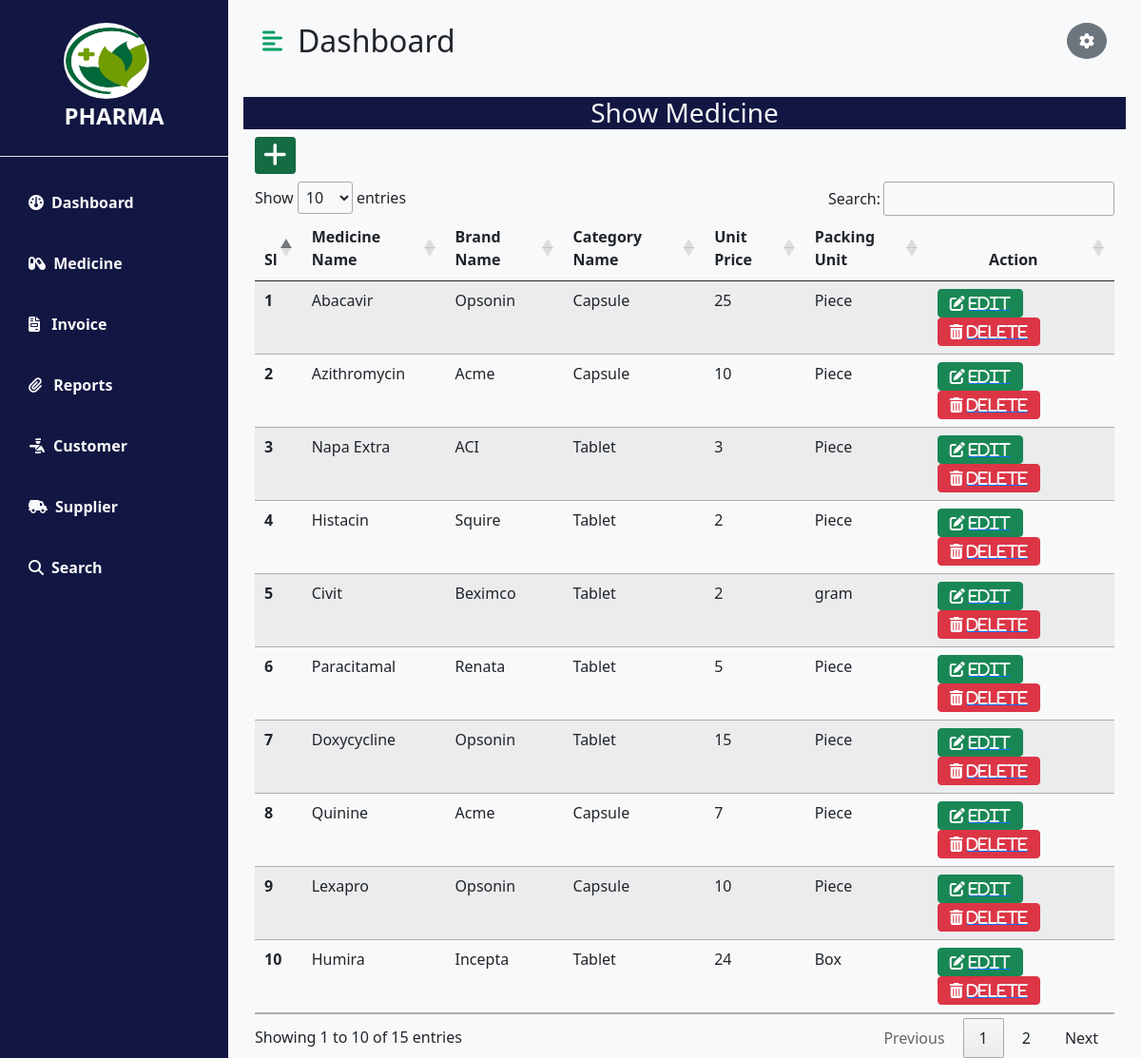
Screenshot of /manage_medicine.php with the database file from the repository.
### tables this page shows
CREATE TABLE `medicine` (
  `medicine_id` int(11) NOT NULL,
  `brand_id` int(100) NOT NULL,
  `category_id` int(100) NOT NULL,
  `medicine_name` varchar(100) NOT NULL,
  `unit_price` int(11) NOT NULL,
  `packing_unit` varchar(100) NOT NULL
);

CREATE TABLE `brand` (
  `brand_id` int(11) NOT NULL,
  `brand_name` varchar(100) NOT NULL
);

CREATE TABLE `medicine_category` (
  `category_id` int(11) NOT NULL,
  `category_name` varchar(200) NOT NULL
);

### manage_medicine.php (the view, shortened to what this page needs)
<?php
require_once 'conn.php';
?>
<!DOCTYPE html>
<html lang="en">
<head>
    <link href="https://cdn.jsdelivr.net/npm/bootstrap@5.0.0-beta3/dist/css/bootstrap.min.css" rel="stylesheet" />
    <link rel="stylesheet" href="https://cdnjs.cloudflare.com/ajax/libs/font-awesome/5.15.3/css/all.min.css" />
    <link rel="stylesheet" href="css/styles.css" />
<link href="//cdn.datatables.net/1.12.1/css/jquery.dataTables.min.css" rel="stylesheet" type="text/css" />
</head>
<body>
    <div class="d-flex" id="wrapper">
        <div style="background-color:#121642" id="sidebar-wrapper">
            <div class="sidebar-heading text-center py-4 primary-text fs-4 fw-bold text-uppercase border-bottom">
             <a class="navbar-brand" href="#">
                <img src="image/pharma_logo.jpg" alt=" " class="rounded-circle ms-end" width="90" height="80">
             </a>
                <span class="ms-end text-light">Pharma</span></div>
            <div class="list-group list-group-flush my-3">
                <a href="dashboard.php" class="list-group-item list-group-item-action bg-transparent text-light active"><i
                        class="fa-solid fa-gauge me-2 text-light"></i>Dashboard</a>
                <div>
                    <a
                        href="#medicineSubMenu"
                        class="list-group-item list-group-item-action bg-transparent text-light fw-bold"
                        data-bs-toggle="collapse">
                        <i class="fa-solid fa-capsules me-1 text-light"></i> Medicine
                    </a>
                </div>
                <div class="menu-item-wrap">
                    <a href="#invoiceSubMenu" class="list-group-item list-group-item-action bg-transparent text-light fw-bold" data-bs-toggle="collapse">
                        <i class="fa-solid fa-file-invoice me-2 text-light"></i> Invoice
                    </a>
                </div>
                <div class="menu-item-wrap">
                    <a href="#reportSubMenu" class="list-group-item list-group-item-action bg-transparent text-light fw-bold" data-bs-toggle="collapse">
                        <i class="fas fa-paperclip me-2 text-light"></i> Reports
                    </a>
                </div>
                <div>
                    <a href="#customerSubmenu" class="list-group-item list-group-item-action bg-transparent text-light fw-bold" data-bs-toggle="collapse">
                        <i class="fa-solid fa-person-military-pointing me-2 text-light"></i>Customer
                    </a>
                </div>
                <div>
                     <a href="#SuplierSubmenu" class="list-group-item list-group-item-action bg-transparent text-light fw-bold" data-bs-toggle="collapse"><i
                        class="fa-solid fa-truck-field me-2 text-light"></i>Supplier</a>
                </div>
                <a href="#" class="list-group-item list-group-item-action bg-transparent text-light fw-bold"><i
                        class="fa-solid fa-magnifying-glass me-2 text-light"></i>Search</a>
            </div>
        </div>
        <div class="container bg-light">
                <div class="row">
                <div id="page-content-wrapper">
        <nav class="navbar navbar-expand-lg navbar-light bg-transparent py-4 px-4">
                <div class="d-flex align-items-center">
                    <i class="fas fa-align-left primary-text fs-4 me-3" id="menu-toggle"></i>
                    <h2 class="fs-2 m-0">Dashboard</h2>
                </div>
                <div class="collapse navbar-collapse" id="navbarSupportedContent">
                    <ul class="navbar-nav ms-auto mb-2 mb-lg-0">
                        <li class="nav-item dropdown">
                  <div>
                  <div class="btn-group dropstart">
                        <button class="btn btn-secondary rounded-circle" type="" id="dropdownMenuButton2" data-bs-toggle="dropdown" aria-expanded="false">
                        <i class="fa-solid fa-gear"></i>
                        </button>
                        </div>
                 </div>
                 </li>
                 </ul>
                </div>
            </nav>
            </div>
</div>
            <div class="p-3">
                 <div class="row float-start">
            <div class="h3 text-light  text-center w-100" style="background-color:#121642">Show Medicine</div>
            <div class="mb-2">
                <a href="add_medicine.php" class="btn btn-success btn-sm active"  role="button" aria-pressed="true"><i class="fa-solid fa-plus fa-2x style="background-color:#121642" ></i></a>
            </div>
     <table class="table table-striped table-hover " id="table">
  <thead>
    <tr>
      <th scope="col">Sl</th>
      <th scope="col">Medicine Name</th>
      <th scope="col">Brand Name</th>
      <th scope="col">Category Name</th>
      <th scope="col">Unit Price</th>
      <th scope="col">Packing Unit</th>
      <th scope="col" class="text-center">Action</th>
    </tr>
  </thead>
  <tbody>
      <?php
      $sql1="select medicine.medicine_id,medicine.medicine_name,medicine.unit_price,medicine.packing_unit,brand.brand_name,medicine_category.category_name from medicine
      LEFT JOIN brand ON medicine.brand_id=brand.brand_id
    LEFT JOIN medicine_category ON medicine.category_id=medicine_category.category_id";
      $query1=mysqli_query($conn,$sql1);
      $x=0;
      if($query1){
          while( $row=mysqli_fetch_assoc($query1)){
            $x++;
            $mediN=$row['medicine_name'];
            $brandN=$row['brand_name'];
            $categoryN=$row['category_name'];
            $unitP=$row['unit_price'];
            $packU=$row['packing_unit'];
            echo '
            <th scope="row">'.$x.'</th>
            <td>'.$mediN.'</td>
            <td>'.$brandN.'</td>
            <td>'.$categoryN.'</td>
            <td>'.$unitP.'</td>
            <td>'.$packU.'</td>
            <td>
            <i class="fa-solid fa-pen-to-square btn btn-success">
                <a href="update_medicine.php?uid='.$row['medicine_id'].'"><span class="text-light">Edit</span></a>
            </i>
            <i class="fa-solid fa-trash-can btn btn-danger">
                <a href="deleteMedicine.php?mid='.$row['medicine_id'].'"><span class="text-light">Delete</span></a>
            </i>
           </td>
          </tr>';
          }
      };
      ?>
  </tbody>
</table>
            </div>
                        </div>
                </div>
            </div>
</body>
</html>

### css/styles.css (style rules this page uses)
:root { --main-bg-color: #009d63; --main-text-color: #009d63; --second-text-color: #bbbec5; --second-bg-color: #c1efde; }
.primary-text { color: var(--main-text-color); }
#wrapper { overflow-x: hidden; background-image: linear-gradient( to right, #baf3d7, #c2f5de, #cbf7e4, #d4f8ea, #ddfaef ); }
#sidebar-wrapper { min-height: 100vh; margin-left: -15rem; -webkit-transition: margin 0.25s ease-out; -moz-transition: margin 0.25s ease-out; -o-transition: margin 0.25s ease-out; transition: margin 0.25s ease-out; }
#sidebar-wrapper .sidebar-heading { padding: 0.875rem 1.25rem; font-size: 1.2rem; }
#sidebar-wrapper .list-group { width: 15rem; }
#page-content-wrapper { min-width: 100vw; }
#menu-toggle { cursor: pointer; }
.list-group-item { border: none; padding: 20px 30px; }
.list-group-item.active { background-color: transparent; color: var(--main-text-color); font-weight: bold; border: none; }
@media (min-width: 768px) { #sidebar-wrapper { margin-left: 0; } }
@media (min-width: 768px) { #page-content-wrapper { min-width: 0; width: 100%; } }

### rows the page displays
medicine: medicine_name "Abacavir", brand.brand_name "Opsonin", category.category_name "Capsule", unit_price "25", packing_unit "Piece"
medicine: medicine_name "Azithromycin", brand.brand_name "Acme", category.category_name "Capsule", unit_price "10", packing_unit "Piece"
medicine: medicine_name "Napa Extra", brand.brand_name "ACI", category.category_name "Tablet", unit_price "3", packing_unit "Piece"
medicine: medicine_name "Histacin", brand.brand_name "Squire", category.category_name "Tablet", unit_price "2", packing_unit "Piece"
medicine: medicine_name "Civit", brand.brand_name "Beximco", category.category_name "Tablet", unit_price "2", packing_unit "gram"
medicine: medicine_name "Paracitamal", brand.brand_name "Renata", category.category_name "Tablet", unit_price "5", packing_unit "Piece"
medicine: medicine_name "Doxycycline", brand.brand_name "Opsonin", category.category_name "Tablet", unit_price "15", packing_unit "Piece"
medicine: medicine_name "Quinine", brand.brand_name "Acme", category.category_name "Capsule", unit_price "7", packing_unit "Piece"
medicine: medicine_name "Lexapro", brand.brand_name "Opsonin", category.category_name "Capsule", unit_price "10", packing_unit "Piece"
medicine: medicine_name "Humira", brand.brand_name "Incepta", category.category_name "Tablet", unit_price "24", packing_unit "Box"
